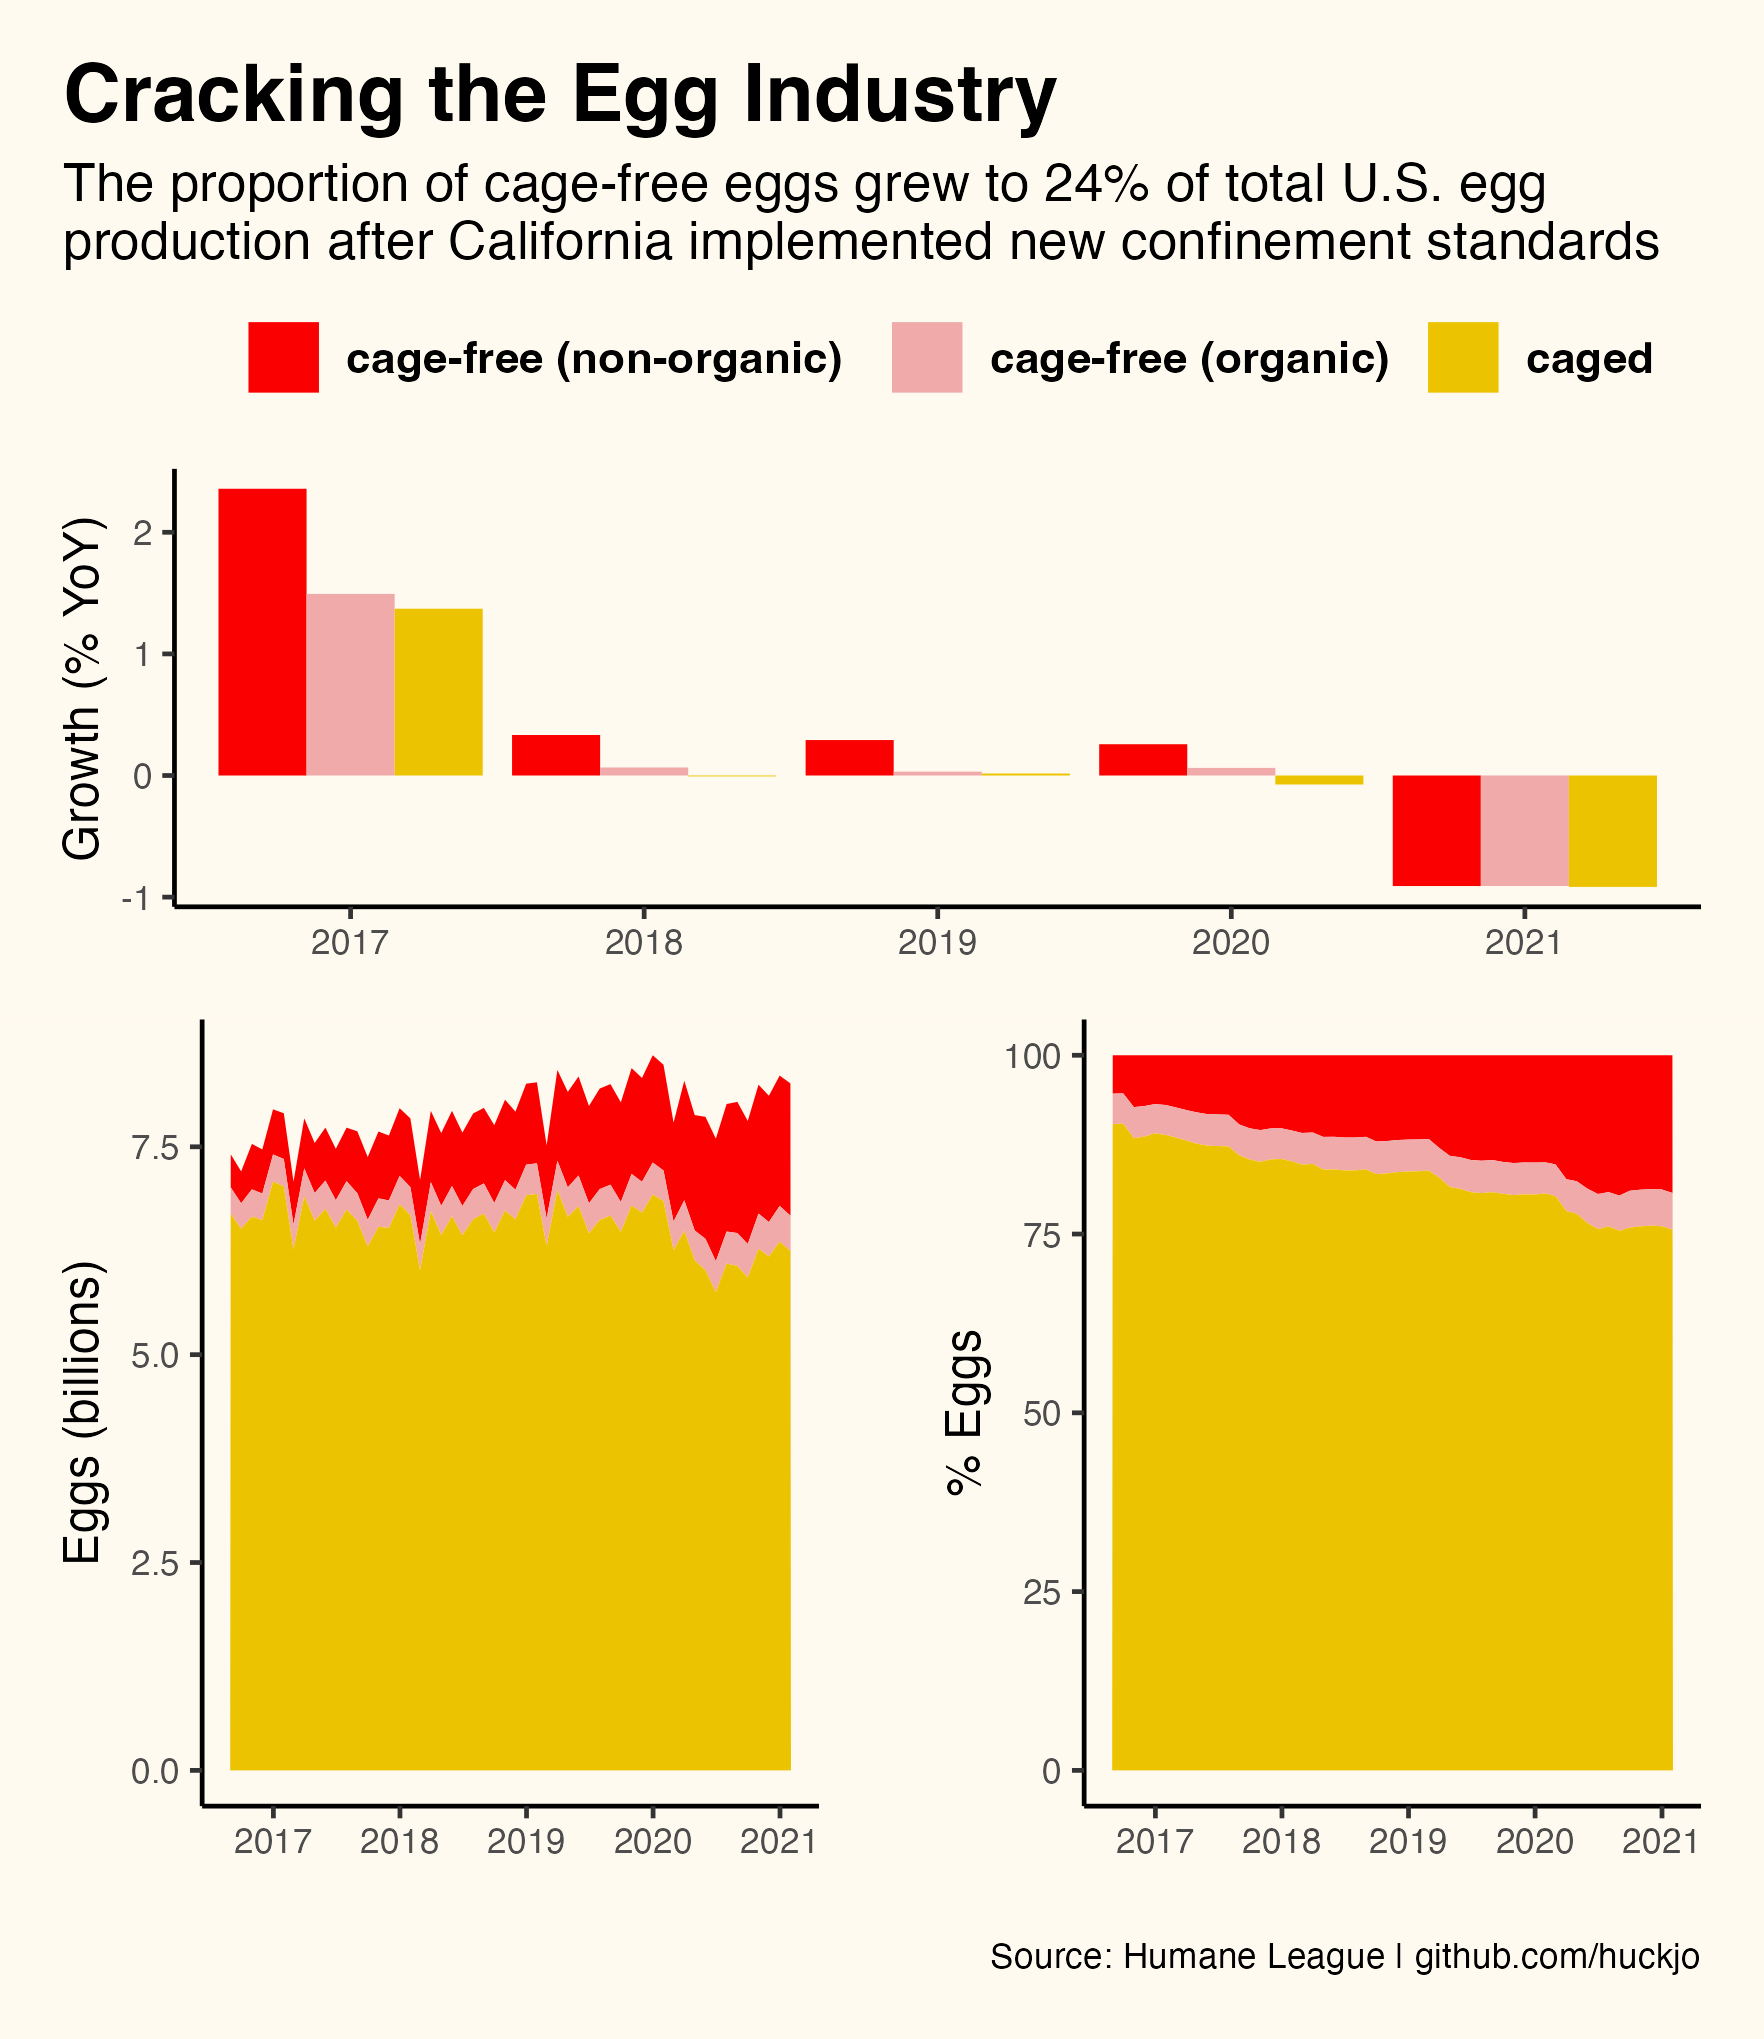

Here is the R script that generated this plot:
# TidyTuesday: April 11, 2023
# Egg Production

# Load data --------------------------------------------------------------------

library(pacman)
p_load(cowplot, tidytuesdayR, tidyverse)

# https://osf.io/z2gxn/

tt <- tidytuesdayR::tt_load('2023-04-11')
eggs <- tt$`egg-production`
cagefree <- tt$`cage-free-percentages`

# Wrangle data -----------------------------------------------------------------

# transform data for calculations
wide_eggs <- eggs |> 
  filter(prod_type == "table eggs") |> 
  mutate(prod_process = case_when(
    prod_process == "cage-free (non-organic)" ~ "nonorganic",
    prod_process == "cage-free (organic)" ~ "organic",
    prod_process == "all" ~ "all"
  )) |> 
  pivot_wider(
    id_cols = observed_month,
    names_from = prod_process,
    values_from = c(n_eggs, n_hens)
  ) 

# total eggs
eggs_all <- wide_eggs |> 
  select(observed_month, n_hens_all, n_eggs_all)

# cage-free eggs
#eggs_cagefree <- wide_eggs |> 
#  mutate(
#    n_eggs = n_eggs_organic + n_eggs_nonorganic,
#    n_hens = n_hens_organic + n_hens_nonorganic,
#    prod_type = "table eggs",
#    prod_process = "cage-free"
#  ) |> 
#  select(observed_month, prod_type, prod_process, n_hens, n_eggs)
  
# subtract conventional eggs from total
eggs_caged <- wide_eggs |> 
  mutate(
    n_eggs = n_eggs_all - (n_eggs_organic + n_eggs_nonorganic),
    n_hens = n_hens_all - (n_hens_organic + n_hens_nonorganic),
    prod_process = "caged"
  ) |> 
  select(observed_month, prod_process, n_hens, n_eggs)

# percent caged and cage-free
table_eggs <- eggs |> 
  filter(prod_type == "table eggs" & prod_process != "all") |> 
  select(observed_month, prod_process, n_hens, n_eggs) |> 
  bind_rows(eggs_caged) |> 
  left_join(eggs_all, by = "observed_month") |> 
  mutate(percent_hens = n_hens / n_hens_all * 100,
         percent_eggs = n_eggs / n_eggs_all * 100) |> 
  filter(!is.na(percent_eggs))

# Draw graphs ------------------------------------------------------------------

vol <- table_eggs |> 
  ggplot(aes(x = observed_month, y = n_eggs/1000000000, fill = prod_process)) +
  geom_area() +
  scale_fill_manual(values = c("#FB0000", "#EFAAA9", "#ECC301")) +
  labs(x = "", y = "Eggs (billions)",
       caption = " ") +
  theme_classic() +
  theme(
    plot.caption = element_text(size = 8),
    plot.background = element_rect(fill = "#fffaf0", color = "#fffaf0"),
    panel.background = element_rect(fill = "#fffaf0"),
    axis.text.y = element_text(size = 8),
    axis.text.x = element_text(size = 8),
    legend.position = "none",
    plot.margin = margin(0, 0, .5, .5, "cm")
  )

mix <- table_eggs |> 
  ggplot(aes(x = observed_month, y = percent_eggs, fill = prod_process)) +
  geom_area() +
  scale_fill_manual(values = c("#FB0000", "#EFAAA9", "#ECC301")) +
  labs(x = "", y = "% Eggs",
       caption = "Source: Humane League | github.com/huckjo") +
  theme_classic() +
  theme(
    plot.caption = element_text(size = 8),
    plot.background = element_rect(fill = "#fffaf0", color = "#fffaf0"),
    panel.background = element_rect(fill = "#fffaf0"),
    axis.text.y = element_text(size = 8),
    axis.text.x = element_text(size = 8),
    legend.position = "none",
    plot.margin = margin(0, .5, .5, 0, "cm")
  )

annual_eggs <- table_eggs |> 
  mutate(year = format(observed_month, "%Y")) |> 
  group_by(year, prod_process) |>  
  summarise(eggs = sum(n_eggs)) |>  
  arrange(prod_process, year) 

yoy <- annual_eggs |> 
  group_by(prod_process) |> 
  mutate(lag = lag(eggs, 1),
         growth = (eggs - lag(eggs, 1)) / lag(eggs, 1)) |> 
  filter(year >= 2017) |> 
  ggplot(aes(x = year, y = growth, fill = prod_process)) +
  geom_bar(stat = "identity", position = "dodge") + 
  scale_fill_manual(values = c("#FB0000", "#EFAAA9", "#ECC301")) +
  labs(x="", y = "Growth (% YoY)",
       title = "Cracking the Egg Industry",
       subtitle = "The proportion of cage-free eggs grew to 24% of total U.S. egg \nproduction after California implemented new confinement standards" ) + 
  theme_classic() +
  theme(
    plot.title = element_text(face = "bold", size = 18),
    plot.subtitle = element_text(size = 12),
    plot.title.position = "plot",
    #plot.caption.position = "plot",
    plot.background = element_rect(fill = "#fffaf0", color = "#fffaf0"),
    panel.background = element_rect(fill = "#fffaf0"),
    axis.text.y = element_text(size = 8),
    axis.text.x = element_text(size = 8),
    legend.text = element_text(face = "bold", size = 10),
    legend.title = element_blank(),
    legend.background = element_rect(fill = "#fffaf0"),
    legend.position = "top",
    plot.margin = margin(.5, .5, 0, .5, "cm")
  )

# Combine graphs ---------------------------------------------------------------

row <- plot_grid(vol, mix, nrow = 1, align = "v")
plot_grid(yoy, row, ncol = 1, align = "h")

ggsave("eggs.png", dpi=320)
